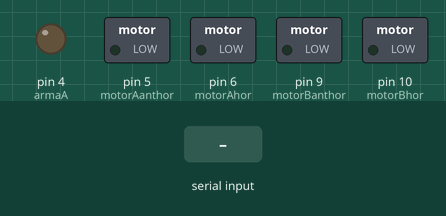
This sketch was run on a simulated Arduino Uno, built with avr-gcc and run on an emulated ATmega328P. Shown: switched loads named in the sketch (green lamp = pin HIGH), output pins drawn as LEDs (lit = HIGH). Inputs (shaded band) come from the test bench. What the sketch prints to the serial monitor is not drawn.

Above: at 1.2 s.
1.3 s: "O" received over Serial
At 1.9 s:
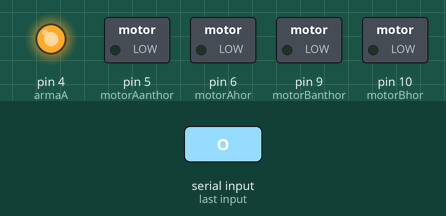
2.8 s: "U" received over Serial
At 3.1 s:
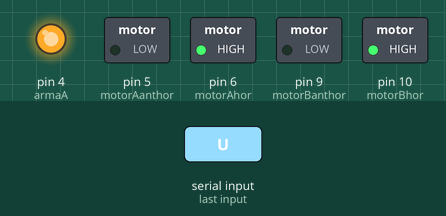
4.3 s: "G" received over Serial
At 5.4 s:
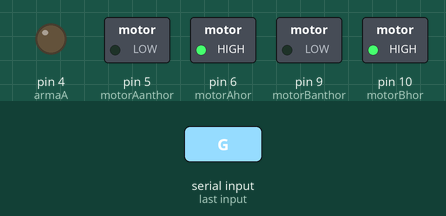
5.8 s: "D" received over Serial
At 6.6 s:
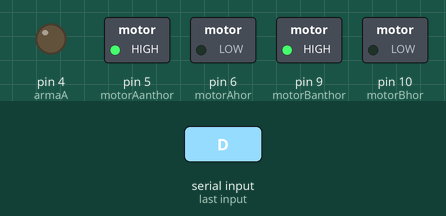
7.3 s: "L" received over Serial
At 7.7 s:
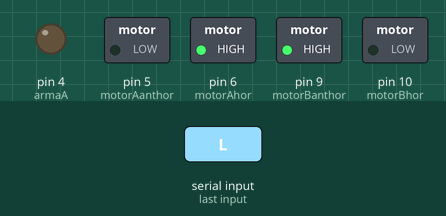
8.8 s: "R" received over Serial
At 10.0 s:
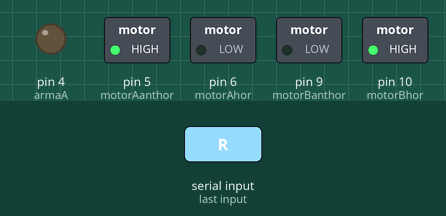
Timing chart, 0 to 11.3 s (numbered marks = the images above; inputs shaded):
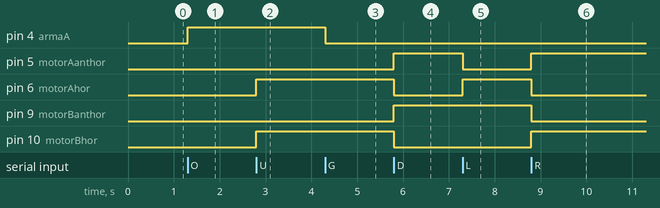

The sketch:

ROBOT_2022.ino
```cpp
//Alfa Bots. USB-AHC05

int motorAanthor = 5;
int motorAhor = 6;
int motorBanthor = 9;
int motorBhor = 10;
int armaA = 4;
//int armaB = 12;


void setup()  {
  pinMode(motorBhor, OUTPUT);
  pinMode(motorBanthor, OUTPUT);
  pinMode(motorAhor, OUTPUT);
  pinMode(motorAanthor, OUTPUT);
  pinMode(armaA, OUTPUT);
  //pinMode(armaB,OUTPUT);
  Serial.begin(9600);
 }

void loop()
{


  if(Serial.available() >0)
  {
    Serial.print("RECEIVED ");

    char entrada=Serial.read();
    Serial.print(entrada);
    Serial.print(" ");

    if(entrada=='F')
    {
      digitalWrite(motorBhor,LOW);
      digitalWrite(motorBanthor,LOW);
      digitalWrite(motorAhor,LOW);
      digitalWrite(motorAanthor,LOW);
    }

    if(entrada=='O')
    {
      digitalWrite(armaA,HIGH);
      digitalWrite(motorBanthor,LOW);
    }

     if(entrada=='G')
    {
      digitalWrite(armaA,LOW);
      digitalWrite(motorBanthor,LOW);
    }


    if (entrada=='U')
    {
      digitalWrite(motorAhor,HIGH);
      digitalWrite(motorBhor,HIGH);
      digitalWrite(motorBanthor,LOW);
      digitalWrite(motorAanthor,LOW);


      if(Serial.available() >0)
        {
        entrada=Serial.read();

      }
    }
    if (entrada=='D')
    {
      digitalWrite(motorAanthor,HIGH);
      digitalWrite(motorBanthor,HIGH);
      digitalWrite(motorAhor,LOW);
      digitalWrite(motorBhor,LOW);


      if(Serial.available() >0)
        {
          entrada=Serial.read();

      }

    }
    if (entrada=='L')
    {  //izquierda

      digitalWrite(motorAhor, HIGH);
      digitalWrite(motorBanthor, HIGH);
      digitalWrite(motorAanthor,LOW);
      digitalWrite(motorBhor,LOW);


      if(Serial.available() >0) {
        entrada=Serial.read();

        }

      }
    if (entrada=='R'){  //derecha

      digitalWrite(motorAanthor,HIGH);
      digitalWrite(motorBhor,HIGH);
      digitalWrite(motorAhor, LOW);
      digitalWrite(motorBanthor, LOW);


      if(Serial.available() >0) {
        entrada=Serial.read();

        }

      }
  }


}
```

Measured:
- after the input at 1.3 s, pin 4 (armaA): LOW → HIGH at once
- after the input at 2.8 s, pin 6 (motorAhor), pin 10 (motorBhor): LOW → HIGH at once
- after the input at 4.3 s, pin 4 (armaA): HIGH → LOW at once
- after the input at 5.8 s, pin 5 (motorAanthor), pin 9 (motorBanthor): LOW → HIGH at once; pin 6 (motorAhor), pin 10 (motorBhor): HIGH → LOW at once
- after the input at 7.3 s, pin 5 (motorAanthor): HIGH → LOW at once; pin 6 (motorAhor): LOW → HIGH at once
- after the input at 8.8 s, pin 5 (motorAanthor), pin 10 (motorBhor): LOW → HIGH at once; pin 6 (motorAhor), pin 9 (motorBanthor): HIGH → LOW at once
